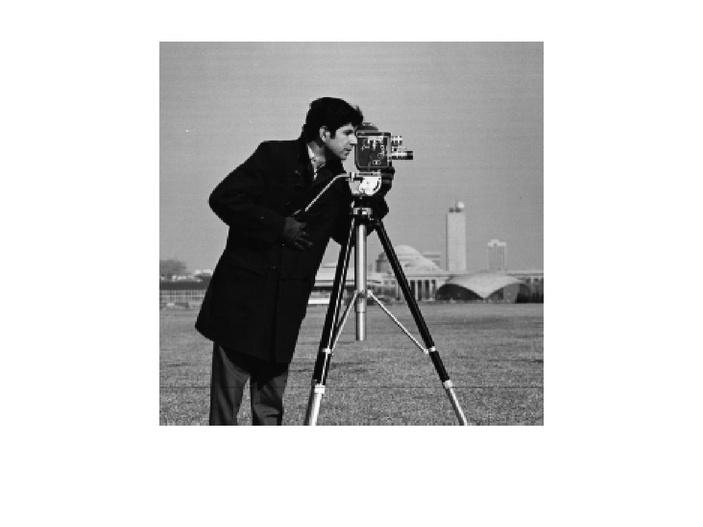
%> input picture cameraman.jpg, 703 x 527 px, shrunk from 1200 x 900 before the run
$ octave --eval "BaiTap24;"   (GNU Octave 9; MATLAB toolbox functions it lacks are replaced by stand-ins)
%> lines starting %> are read from the running program, lines starting %| are printed output that depends on the picture
function BaiTap24()
    imgI = imread('cameraman.jpg');
%> imgI is the input picture: size 527x703 uint8; min 0, max 255, mean 200.6
    points = detectHarrisFeatures(imgI);
%> points = 361 points; strongest (x, y): (364, 214), (329, 348), (328, 355), (323, 384), (395, 151)
    imgJ = imread('cameraman30.jpg');
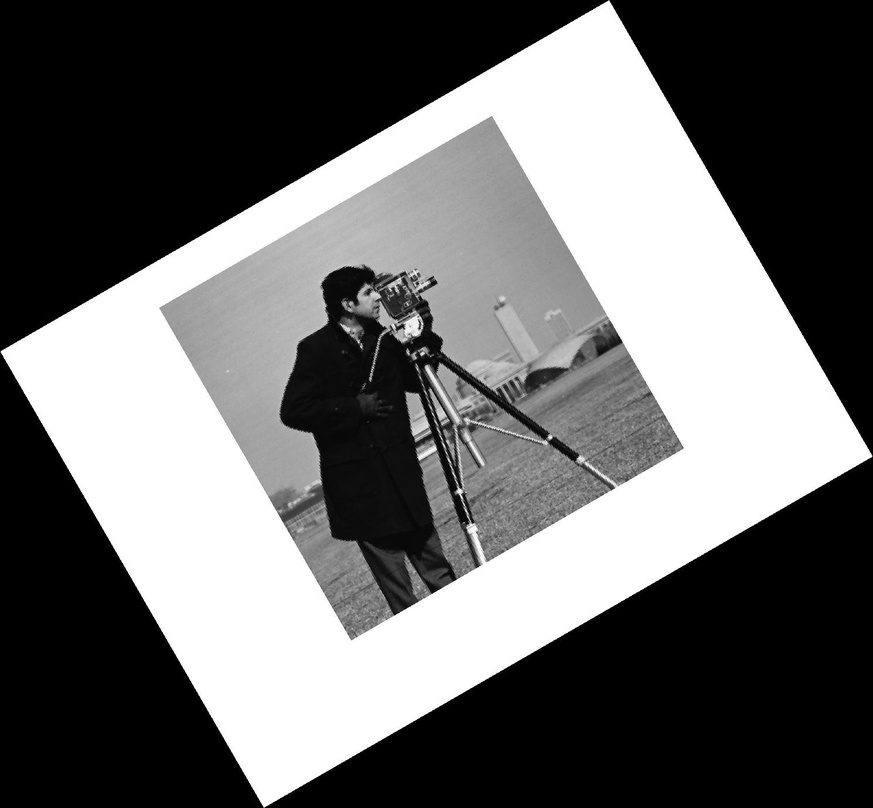
%> input picture cameraman30.jpg, 873 x 808 px, shrunk from 1490 x 1380 before the run
%> imgJ is the input picture: size 808x873 uint8; min 0, max 255, mean 105.4
    arrPointJ= detectHarrisFeatures(imgJ);
%> arrPointJ = 303 points; strongest (x, y): (265, 807), (609, 2), (2, 353), (872, 457), (462, 495)

    [arrFeatureI, arrValidPointI] = extractFeatures(imgI,points);
%> arrValidPointI = 359 points; strongest (x, y): (364, 214), (329, 348), (328, 355), (323, 384), (395, 151)
    [arrFeatureJ, arrValidPointJ] = extractFeatures(imgJ,arrPointJ);
%> arrValidPointJ = 299 points; strongest (x, y): (462, 495), (422, 355), (459, 489), (473, 523), (420, 460)
    arrIndexPair = matchFeatures(arrFeatureI, arrFeatureJ);
%> arrIndexPair = 197 rows, first 12: [2 32; 4 2; 6 6; 7 28; 8 41; 9 8; 11 47; 15 27; 17 74; 18 21; 20 78; 21 68]
    arrMatchedPointI = arrValidPointI(arrIndexPair(:, 1), :);
%> arrMatchedPointI = 197 points; strongest (x, y): (364, 214), (329, 348), (328, 355), (323, 384), (395, 151)
    arrMatchedPointJ = arrValidPointJ(arrIndexPair(:, 2), :);
%> arrMatchedPointJ = 197 points; strongest (x, y): (462, 495), (422, 355), (459, 489), (473, 523), (420, 460)

    figure;
    ax = axes;
    showMatchedFeatures(imgI, imgJ, arrMatchedPointI, arrMatchedPointJ, 'montage', 'Parent', ax);
    title(ax, 'Candidate point matches');
    legend(ax, 'Matched points I', 'Matched points J');
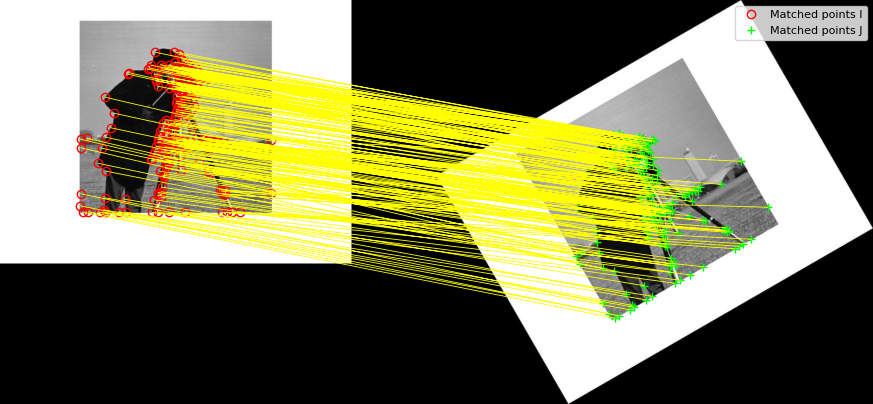
%> figure redrawn from the program's plot data; shown at 1/2 size; its title reads 'Candidate point matches'

    [tform,inlierPtsDistorted,inlierPtsOriginal] = ...
    estimateGeometricTransform(arrMatchedPointJ,arrMatchedPointI,...
    'similarity');
%> tform = transform with T = [0.865 0.5 0; -0.5 0.865 0; 176.3 -304.8 1]; inlierPtsDistorted = 183 points; strongest (x, y): (462, 495), (422, 355), (459, 489), (473, 523), (420, 460); inlierPtsOriginal = 183 points; strongest (x, y): (364, 214), (329, 348), (328, 355), (323, 384), (395, 151)
%> `BaiTap24;`:
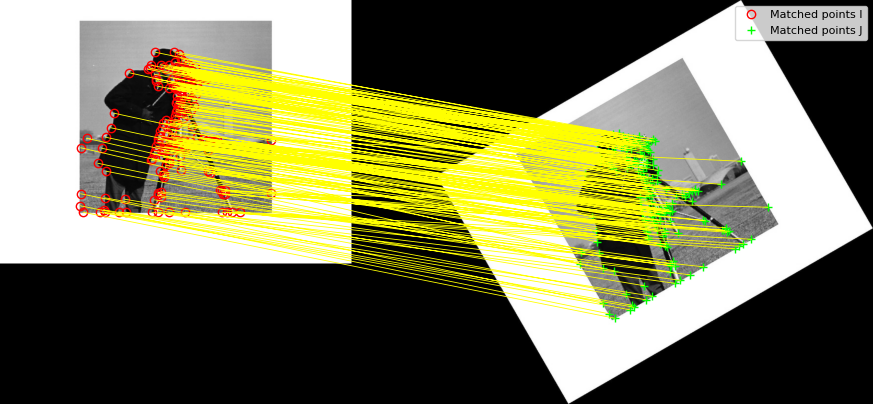
%> figure redrawn from the program's plot data; shown at 1/2 size; its title reads 'Candidate point matches'

    figure;
    ax = axes;
    showMatchedFeatures(imgI, imgJ, inlierPtsOriginal, inlierPtsDistorted, 'montage', 'Parent', ax);
    title(ax, 'Candidate point matches');
    legend(ax, 'Matched points I', 'Matched points J');
end
